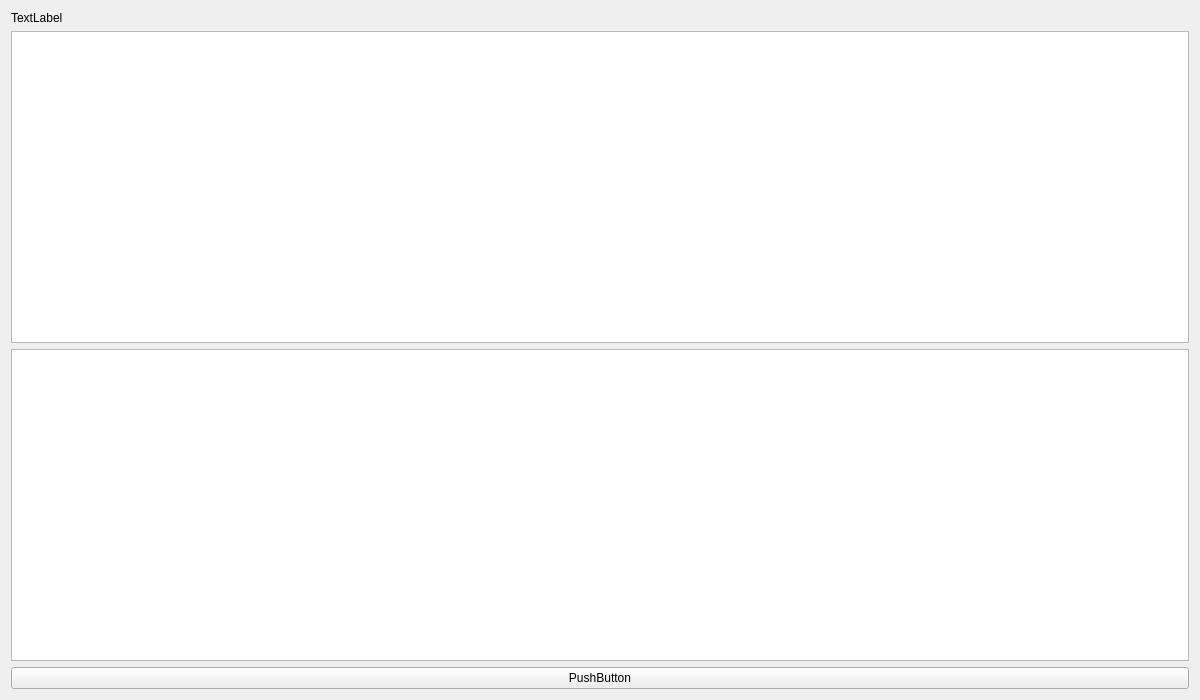
<?xml version="1.0" encoding="UTF-8"?>
<ui version="4.0">
 <class>messageme</class>
 <widget class="QWidget" name="messageme">
  <property name="geometry">
   <rect>
    <x>0</x>
    <y>0</y>
    <width>1200</width>
    <height>700</height>
   </rect>
  </property>
  <property name="windowTitle">
   <string>Form</string>
  </property>
  <layout class="QGridLayout" name="gridLayout_3">
   <item row="0" column="0">
    <widget class="QLabel" name="labelUsername">
     <property name="text">
      <string>TextLabel</string>
     </property>
    </widget>
   </item>
   <item row="1" column="0">
    <widget class="QListWidget" name="listWidget"/>
   </item>
   <item row="3" column="0">
    <widget class="QPushButton" name="sendButton">
     <property name="text">
      <string>PushButton</string>
     </property>
    </widget>
   </item>
   <item row="2" column="0">
    <widget class="QTextEdit" name="textEdit"/>
   </item>
  </layout>
 </widget>
 <resources/>
 <connections/>
</ui>
